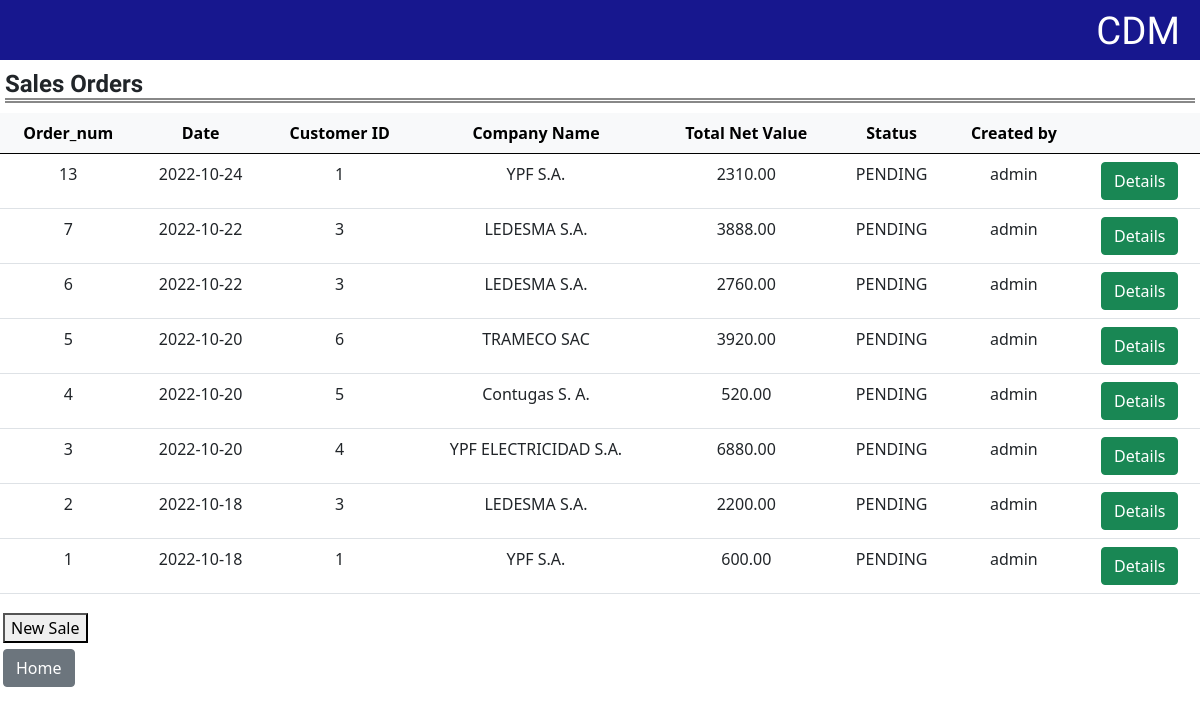
The app's page /get_all_sorders with its own data.
### tables this page shows
CREATE TABLE sorder_header (order_num INTEGER PRIMARY KEY AUTOINCREMENT, date DATE NOT NULL DEFAULT CURRENT_DATE, customer_id INTEGER NOT NULL, company_name TEXT NOT NULL, total_net_value FLOAT, status TEXT DEFAULT PENDING, created_by TEXT NOT NULL, blocked INT DEFAULT 0, FOREIGN KEY (customer_id) REFERENCES customers (id) ON DELETE RESTRICT, FOREIGN KEY (created_by) REFERENCES users (username));

### app.py (the view)
@app.route("/get_all_sorders", methods = ["GET"])
def get_all_sorders():
    sorders = db.execute("SELECT * FROM sorder_header ORDER BY order_num DESC")
    return render_template("sorders_list.html", sorders=sorders)

### app.py (called while the page is built)
@app.after_request
def after_request(response):
    response.headers["Cache-Control"] = "no-cache, no-store, must-revalidate"
    response.headers["Expires"] = 0
    response.headers["Pragma"] = "no-cache"
    return response

### templates/sorders_list.html (shortened to what this page needs)
{% extends "layout.html" %}
{% block body %}
    <h2 class="page-title">Sales Orders</h2>
    <form action="/sorder_details" method="get">
        <table class="table text-center">
            <thead class="table-light">
                <tr>
                    <th>Order_num</th>
                    <th>Date</th>
                    <th>Customer ID</th>
                    <th>Company Name</th>
                    <th>Total Net Value</th>
                    <th>Status</th>
                    <th>Created by</th>
                    <th></th>
                </tr>
            </thead>
            <tbody>
                {% for sorder in sorders %}
                <tr>
                    <td>{{ sorder["order_num"] }}</td>
                    <td>{{ sorder["date"] }}</td>
                    <td>{{ sorder["customer_id"] }}</td>
                    <td>{{ sorder["company_name"] }}</td>
                    <td>{{ "%.2f"|format(sorder["total_net_value"]) }}</td>
                    <td>{{ sorder["status"] }}</td>
                    <td>{{ sorder["created_by"] }}</td>
                    <td>
                        <button class="btn btn-success" name="sorder_num" value="{{ sorder['order_num'] }}" type="submit">Details</button>
                    </td>
                </tr>
                {% endfor %}
            </tbody>
        </table>
    </form>
    <form method="get" action="/" style="padding: 3px;">
        <button type="submit">New Sale</button>
    </form>
    <form method="get" action="/" style="padding: 3px;">
        <button class="btn btn-secondary" type="submit">Home</button>
    </form>
{% endblock %}

### static/style.css (style rules this page uses)
body { min-height: 100vh; }
.page-title { font-weight: bold; font-size: 1.5rem; margin: 10px 5px; font-family: 'Teko', sans-serif; text-align: left; border-bottom: 5px double #888; }

### records on screen
sorder_header: order_num "13", date "2022-10-24", customer_id "1", company_name "YPF S.A.", total_net_value "2310.00", status "PENDING", created_by "admin"
sorder_header: order_num "7", date "2022-10-22", customer_id "3", company_name "LEDESMA S.A.", total_net_value "3888.00", status "PENDING", created_by "admin"
sorder_header: order_num "6", date "2022-10-22", customer_id "3", company_name "LEDESMA S.A.", total_net_value "2760.00", status "PENDING", created_by "admin"
sorder_header: order_num "5", date "2022-10-20", customer_id "6", company_name "TRAMECO SAC", total_net_value "3920.00", status "PENDING", created_by "admin"
sorder_header: order_num "4", date "2022-10-20", customer_id "5", company_name "Contugas S. A.", total_net_value "520.00", status "PENDING", created_by "admin"
sorder_header: order_num "3", date "2022-10-20", customer_id "4", company_name "YPF ELECTRICIDAD S.A.", total_net_value "6880.00", status "PENDING", created_by "admin"
sorder_header: order_num "2", date "2022-10-18", customer_id "3", company_name "LEDESMA S.A.", total_net_value "2200.00", status "PENDING", created_by "admin"
sorder_header: order_num "1", date "2022-10-18", customer_id "1", company_name "YPF S.A.", total_net_value "600.00", status "PENDING", created_by "admin"
